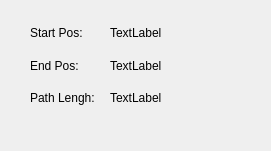
<?xml version="1.0" encoding="UTF-8"?>
<ui version="4.0">
 <class>PathfinderInfoTab</class>
 <widget class="QWidget" name="PathfinderInfoTab">
  <property name="geometry">
   <rect>
    <x>0</x>
    <y>0</y>
    <width>271</width>
    <height>151</height>
   </rect>
  </property>
  <property name="windowTitle">
   <string>Form</string>
  </property>
  <widget class="QWidget" name="layoutWidget">
   <property name="geometry">
    <rect>
     <x>110</x>
     <y>20</y>
     <width>121</width>
     <height>91</height>
    </rect>
   </property>
   <layout class="QVBoxLayout" name="verticalLayout_2">
    <item>
     <widget class="QLabel" name="startpos_label">
      <property name="text">
       <string>TextLabel</string>
      </property>
     </widget>
    </item>
    <item>
     <widget class="QLabel" name="endpos_label">
      <property name="text">
       <string>TextLabel</string>
      </property>
     </widget>
    </item>
    <item>
     <widget class="QLabel" name="pathlengh_label">
      <property name="text">
       <string>TextLabel</string>
      </property>
     </widget>
    </item>
   </layout>
  </widget>
  <widget class="QWidget" name="">
   <property name="geometry">
    <rect>
     <x>30</x>
     <y>20</y>
     <width>70</width>
     <height>91</height>
    </rect>
   </property>
   <layout class="QVBoxLayout" name="verticalLayout">
    <item>
     <widget class="QLabel" name="label">
      <property name="text">
       <string>Start Pos:</string>
      </property>
     </widget>
    </item>
    <item>
     <widget class="QLabel" name="label_2">
      <property name="text">
       <string>End Pos:</string>
      </property>
     </widget>
    </item>
    <item>
     <widget class="QLabel" name="label_3">
      <property name="text">
       <string>Path Lengh:</string>
      </property>
     </widget>
    </item>
   </layout>
  </widget>
 </widget>
 <resources/>
 <connections/>
</ui>
